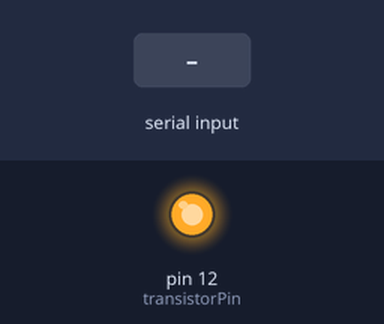
The sketch below on a simulated Arduino Uno, built with avr-gcc and run on an emulated ATmega328P. On the bench: output pins drawn as LEDs (lit = HIGH). The test bench sets the inputs (shaded band).

Above: at 1.2 s.
1.3 s: "1" received over Serial
At 1.9 s:
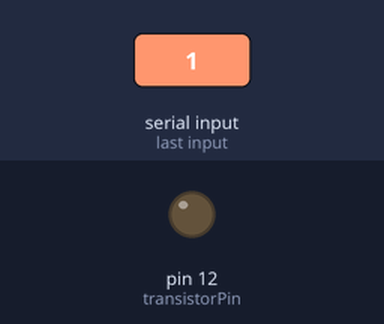
2.8 s: "0" received over Serial
At 3.1 s:
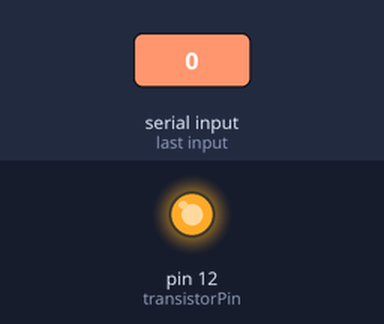
Timing chart, 0 to 5.8 s (numbered marks = the images above; inputs shaded):
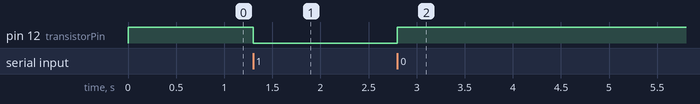

Measured:
- after the input at 1.3 s, pin 12 (transistorPin): HIGH → LOW at once
- after the input at 2.8 s, pin 12 (transistorPin): LOW → HIGH at once

The sketch:

transistor.ino
```cpp
const int transistorPin = 12; // Pin connected to the transistor

void setup() {
  pinMode(transistorPin, OUTPUT);
  digitalWrite(transistorPin, HIGH); // Start with transistor OFF
  Serial.begin(9600);              // Open USB serial communication
}

void loop() {
  if (Serial.available() > 0) {
    char command = Serial.read();

    // Commands to control the pin
    if (command == '1') {
      digitalWrite(transistorPin, LOW);
    }
    else if (command == '0') {
      digitalWrite(transistorPin, HIGH);
    }
    // Command to READ the pin
    else if (command == 'R') {
      int pinState = digitalRead(transistorPin); // Read physical state
      Serial.println(pinState);                 // Send the state back to Python
    }
  }
}
```
